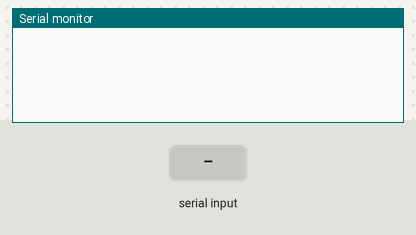
A sketch run on a simulated Arduino Uno, built with avr-gcc and run on an emulated ATmega328P. Parts: the last lines printed to the serial monitor. Inputs (shaded band) come from the test bench.

Above: at 1.2 s.
1.3 s: "90,45\n" received over Serial
At 2.1 s:
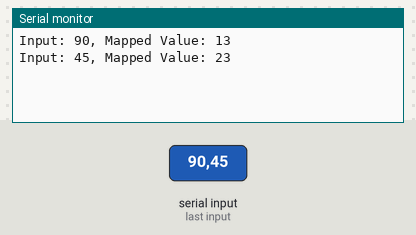
2.8 s: "30,150\n" received over Serial
At 3.6 s:
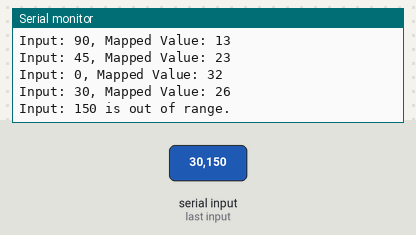
Timing chart, 0 to 5.8 s (numbered marks = the images above; inputs shaded):
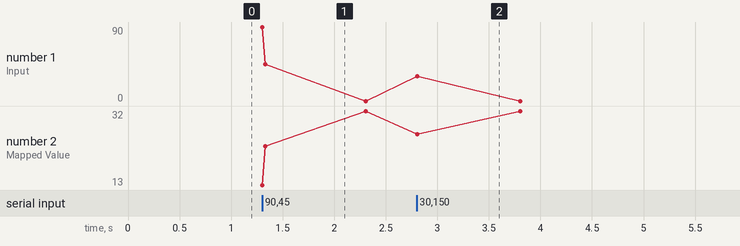

Measured:
- after the input at 1.3 s, the serial monitor: prints a new line at once (image 1)
- after the input at 2.8 s, the serial monitor: prints a new line at once (image 2)

The sketch:

mapping_speed__servo.ino
```cpp
void setup() {
    Serial.begin(9600);
}

void loop() {
    if (Serial.available() > 0) {
        int inputValue = Serial.parseInt(); // Read an integer from the serial input

        // Use map() to scale the input value
        int mappedValue = map(inputValue, 0, 100, 32, 10);

        // Check if the input value is within the range
        if (inputValue >= 0 && inputValue <= 100) {
            Serial.print("Input: ");
            Serial.print(inputValue);
            Serial.print(", Mapped Value: ");
            Serial.println(mappedValue);
        } else {
            Serial.print("Input: ");
            Serial.print(inputValue);
            Serial.println(" is out of range.");
        }
    }
}
```
